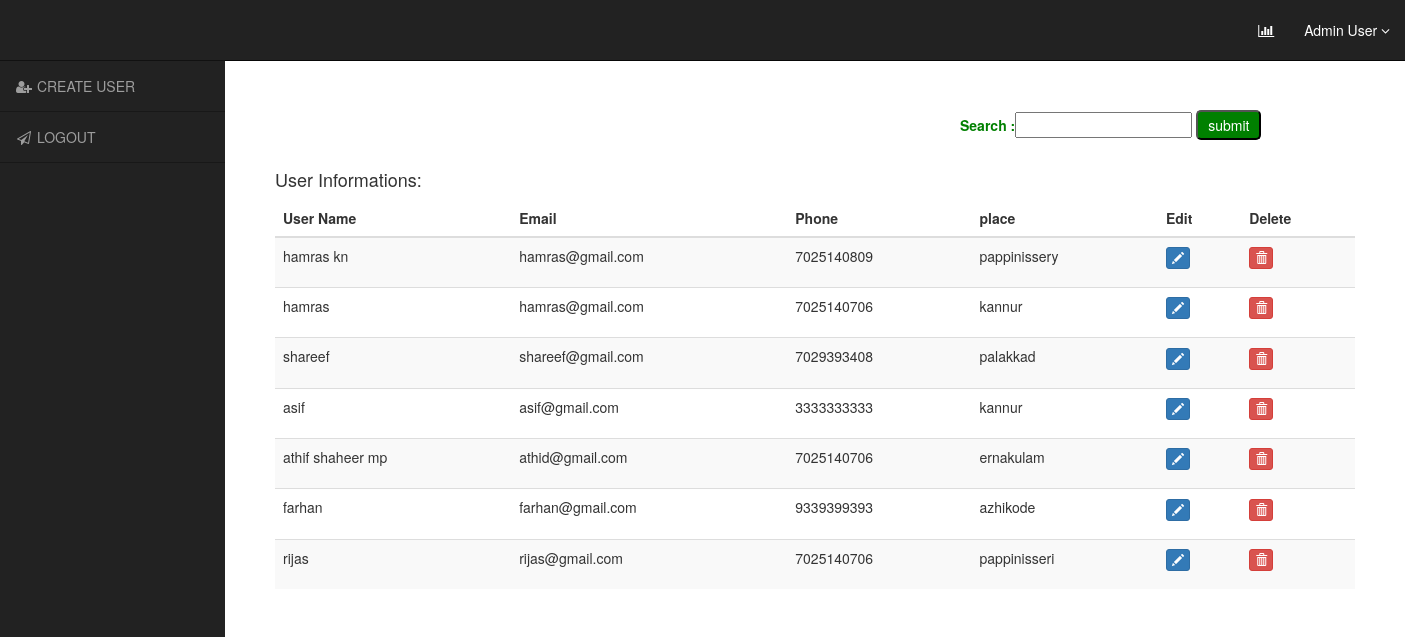
The app's page /newadmin/ (signed in) with its own data.
### myapp/models.py (models this page shows)
class MyUserData(AbstractUser):
    phone=PhoneNumberField()
    place=models.CharField(max_length=50)

### myapp/views.py (the view)
# urls.py: path('newadmin/',newadmin,name='newadmin'),
@cache_control(no_cache=True, must_revalidate=True, no_store=True)
def newadmin(request):
    user=MyUserData.objects.exclude(is_staff=1)
    if  request.session.has_key('is_value'):
        user_filter=UserFilter(request.GET,queryset=user)
        return render(request,'adminnew.html',{'users':user_filter})
    else:
        return redirect('adminlogin')

### myapp/templates/adminnew.html (shortened to what this page needs)
<!DOCTYPE html>
<html lang="en">
<head>
    <link href="//maxcdn.bootstrapcdn.com/bootstrap/3.3.0/css/bootstrap.min.css" rel="stylesheet" id="bootstrap-css">
</head>
<body>
<div id="wrapper">
    <nav class="navbar navbar-inverse navbar-fixed-top" role="navigation">
        <ul class="nav navbar-right top-nav">
            <li><a href="" data-placement="bottom" data-toggle="tooltip" href="#" data-original-title="Stats"><i class="fa fa-bar-chart-o"></i>
                </a>
            </li>
            <li class="dropdown">
                <a href="
                " class="dropdown-toggle" data-toggle="dropdown">Admin User <b class="fa fa-angle-down"></b></a>
            </li>
        </ul>
        <div class="collapse navbar-collapse navbar-ex1-collapse">
            <ul class="nav navbar-nav side-nav">
                <li>
                    <a href="{% url 'adduser' %}"><i class="fa fa-fw fa-user-plus"></i> CREATE USER</a>
                </li>
                <li>
                    <a href="{% url 'adminlogout' %}"><i class="fa fa-fw fa-paper-plane-o"></i> LOGOUT</a>
                </li>
            </ul>
        </div>
    </nav>
    <div style="margin-top: 50px;">
        <br>
    </div>
<div style="margin-top: 20px;">
    <br>
<div class="container ">
	<div class="col-md-12">
        <form method="GET" style="margin-left: 700px; color:green;display:inline">
            {{ users.form}}
            <input type="submit" value="submit" style="background-color:green;color:white;padding:3px 10px;border-radius:5px">
        </form>
        <br>
        <br>
        <div class="col-md-12 ">
        <h4 class="mt-3 head1" style="margin-top:10px">User Informations:</h4>
        <div class="table-responsive">
              <table id="mytable" class="table table-bordred table-striped">
                   <thead>
                    <th>User Name</th>
                     <th>Email</th>
                     <th>Phone</th>
                     <th>place</th>
                      <th>Edit</th>
                       <th>Delete</th>
                   </thead>
    <tbody>
        {% for user in users.qs %}
    <tr>
    <td>{{user.username}}</td>
    <td>{{user.email}}</td>
    <td>{{user.phone}}</td>
    <td>{{user.place}}</td>
    <td><p data-placement="top" data-toggle="tooltip" title="Edit"> <a href="{% url 'update' user.id %}"><button class="btn btn-primary btn-xs" data-title="Edit" data-toggle="modal" data-target="#edit" ><span class="glyphicon glyphicon-pencil"></span></button></a></p></td>
    <td><p data-placement="top" data-toggle="tooltip" title="Delete"><a href="{% url 'delete' user.id %}"><button class="btn btn-danger btn-xs" data-title="Delete" data-toggle="modal" data-target="#delete" ><span class="glyphicon glyphicon-trash"></span></button></a></p></td>
    </tr>
    {% endfor %}
    </tbody>
</table>
            </div>
        </div>
	</div>
</div>
</div>
</div>
</body>
</html>

### myapp/templates/adminnew.html (style rules this page uses)
@media (min-width:768px) { body { margin-top: 50px; } }
#wrapper { padding-left: 0; }
@media (min-width:768px) { #wrapper { padding-left: 225px; } }
.top-nav { padding: 0 15px; }
.top-nav>li { display: inline-block; float: left; }
.top-nav>li>a { padding-top: 20px; padding-bottom: 20px; line-height: 20px; color: #fff; }
@media (min-width:768px) { .side-nav { position: fixed; top: 60px; left: 225px; width: 225px; margin-left: -225px; border: none; border-radius: 0; border-top: 1px rgba(0,0,0,.5) solid; overflow-y: auto; background-color: #222; bottom: 0; overflow-x: hidden; padding-bottom: 40px; } }
@media (min-width:768px) { .side-nav>li>a { width: 225px; border-bottom: 1px rgba(0,0,0,.3) solid; } }
.head1 { margin-top: 20px; }

### records on screen
MyUserData: username "hamras kn", email "hamras@gmail.com", phone "7025140809", place "pappinissery"
MyUserData: username "hamras", email "hamras@gmail.com", phone "7025140706", place "kannur"
MyUserData: username "shareef", email "shareef@gmail.com", phone "7029393408", place "palakkad"
MyUserData: username "asif", email "asif@gmail.com", phone "3333333333", place "kannur"
MyUserData: username "athif shaheer mp", email "athid@gmail.com", phone "7025140706", place "ernakulam"
MyUserData: username "farhan", email "farhan@gmail.com", phone "9339399393", place "azhikode"
MyUserData: username "rijas", email "rijas@gmail.com", phone "7025140706", place "pappinisseri"
